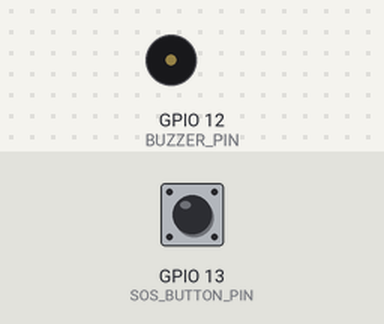
This sketch was run on a simulated ESP32. Shown: buzzer (waves = sounding, pin HIGH). The test bench sets the inputs (shaded band); at power-on: GPIO 13 (SOS_BUTTON_PIN) HIGH. WiFi joins after 1.5 s; servers stay silent unless stated; uploads are accepted with an empty reply; what the sketch prints to the serial monitor is not drawn.

Above: at 2.7 s.
2.8 s: GPIO 13 (SOS_BUTTON_PIN) pulled LOW for 0.15 s
At 2.9 s:
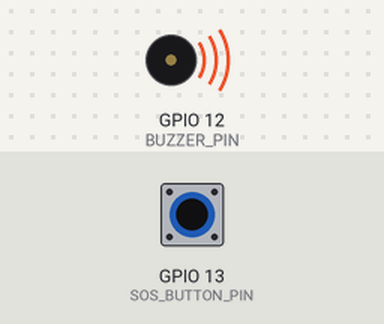
Timing chart, 0 to 6.1 s (numbered marks = the images above; inputs shaded):
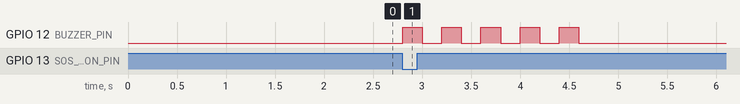

The sketch:

Node_A_Boat.ino
```cpp
#include <WiFi.h>
#include <HTTPClient.h>

// =====================================================
// WAVEGUARD NODE A - BOAT UNIT
// ESP32 + WiFi + Dummy GPS + HC-12 + Buzzer + SOS
// =====================================================

// ================= WIFI =================
const char* WIFI_SSID = "Your_Phone_Hotspot_Name";
const char* WIFI_PASSWORD = "Your_Hotspot_Password";

// Laptop running WaveGuard backend
const char* SERVER_IP = "10.184.229.212";
const int SERVER_PORT = 3001;

// ================= API =================
String HARDWARE_UPDATE_URL =
  "http://" + String(SERVER_IP) +
  ":" + String(SERVER_PORT) +
  "/api/hardware-update";

String HARDWARE_STATUS_URL =
  "http://" + String(SERVER_IP) +
  ":" + String(SERVER_PORT) +
  "/api/hardware-status";

// ================= PINS =================
// HC-12
#define HC12_RX 4
#define HC12_TX 5

// Buzzer
#define BUZZER_PIN 12

// SOS button
#define SOS_BUTTON_PIN 13

// ================= HC-12 =================
HardwareSerial HC12(1);

// ================= BOAT =================
const char* BOAT_ID = "BOAT_A";

// =====================================================
// DUMMY GPS ROUTE
// =====================================================
struct Location {
  double lat;
  double lng;
  double speed;
};

// Demo coordinates
Location route[] = {
  {10.160000, 79.860000, 8.0},
  {10.157000, 79.857000, 9.2},
  {10.154500, 79.854500, 10.5},
  {10.152310, 79.851230, 12.4},
  {10.151500, 79.850500, 11.8},
  {10.150800, 79.850100, 10.2},
  {10.150300, 79.850000, 8.5}
};

int routeIndex = 0;
const int ROUTE_SIZE = sizeof(route) / sizeof(route[0]);

// =====================================================
// TIMERS
// =====================================================
unsigned long lastUpdate = 0;
unsigned long lastStatusCheck = 0;

const unsigned long UPDATE_INTERVAL = 3000;
const unsigned long STATUS_INTERVAL = 2000;

// =====================================================
// SOS
// =====================================================
bool lastSOSState = HIGH;

// =====================================================
// DECLARATIONS
// =====================================================
void connectWiFi();
void checkPhysicalSOS();
void sendHardwareUpdate();
void checkHardwareStatus();
void sendSOS(double lat, double lng);
void activateBuzzer();

// =====================================================
// SETUP
// =====================================================
void setup() {
  Serial.begin(115200);

  // HC-12
  HC12.begin(9600, SERIAL_8N1, HC12_RX, HC12_TX);

  // Buzzer
  pinMode(BUZZER_PIN, OUTPUT);
  digitalWrite(BUZZER_PIN, LOW);

  // SOS
  pinMode(SOS_BUTTON_PIN, INPUT_PULLUP);

  Serial.println();
  Serial.println("=================================");
  Serial.println("       WAVEGUARD NODE A");
  Serial.println("=================================");

  // Connect WiFi
  connectWiFi();
}

// =====================================================
// LOOP
// =====================================================
void loop() {
  // Keep WiFi alive
  if (WiFi.status() != WL_CONNECTED) {
    connectWiFi();
  }

  // Physical SOS
  checkPhysicalSOS();

  // Send GPS position
  if (millis() - lastUpdate >= UPDATE_INTERVAL) {
    lastUpdate = millis();
    sendHardwareUpdate();
  }

  // Check Web App SOS
  if (millis() - lastStatusCheck >= STATUS_INTERVAL) {
    lastStatusCheck = millis();
    checkHardwareStatus();
  }
}

// =====================================================
// WIFI
// =====================================================
void connectWiFi() {
  Serial.println();
  Serial.print("Connecting to WiFi: ");
  Serial.println(WIFI_SSID);

  WiFi.begin(WIFI_SSID, WIFI_PASSWORD);

  int attempts = 0;
  while (WiFi.status() != WL_CONNECTED && attempts < 30) {
    delay(500);
    Serial.print(".");
    attempts++;
  }

  Serial.println();

  if (WiFi.status() == WL_CONNECTED) {
    Serial.println("WiFi CONNECTED!");
    Serial.print("ESP32 IP: ");
    Serial.println(WiFi.localIP());
  } else {
    Serial.println("WiFi connection FAILED");
  }
}

// =====================================================
// SEND BOAT LOCATION TO WEB APP
// =====================================================
void sendHardwareUpdate() {
  if (WiFi.status() != WL_CONNECTED) {
    return;
  }

  double lat = route[routeIndex].lat;
  double lng = route[routeIndex].lng;
  double speed = route[routeIndex].speed;

  HTTPClient http;
  http.begin(HARDWARE_UPDATE_URL);
  http.addHeader("Content-Type", "application/json");

  String json = "{";
  json += "\"node\":\"";
  json += BOAT_ID;
  json += "\",";
  json += "\"lat\":";
  json += String(lat, 6);
  json += ",";
  json += "\"lng\":";
  json += String(lng, 6);
  json += ",";
  json += "\"speed\":";
  json += String(speed, 1);
  json += ",";
  json += "\"sos\":false";
  json += "}";

  Serial.println();
  Serial.println("[WEB APP TX]");
  Serial.println(json);

  int responseCode = http.POST(json);

  Serial.print("HTTP Response: ");
  Serial.println(responseCode);

  if (responseCode > 0) {
    String response = http.getString();
    Serial.print("Server Response: ");
    Serial.println(response);
  } else {
    Serial.print("HTTP Error: ");
    Serial.println(http.errorToString(responseCode));
  }

  http.end();

  // Move demo location
  routeIndex++;
  if (routeIndex >= ROUTE_SIZE) {
    routeIndex = 0;
    Serial.println("Demo route restarted.");
  }
}

// =====================================================
// CHECK WEB APP SOS
// =====================================================
void checkHardwareStatus() {
  if (WiFi.status() != WL_CONNECTED) {
    return;
  }

  HTTPClient http;
  http.begin(HARDWARE_STATUS_URL);

  int responseCode = http.GET();

  if (responseCode > 0) {
    String response = http.getString();

    Serial.print("[SERVER STATUS] ");
    Serial.println(response);

    // Simple JSON check
    if (response.indexOf("\"sos\":true") >= 0) {
      Serial.println();
      Serial.println("🚨 WEB APP SOS RECEIVED!");

      activateBuzzer();

      // Send through HC-12
      String message = "$ALERT,";
      message += BOAT_ID;
      message += ",";
      message += String(route[routeIndex].lat, 6);
      message += ",";
      message += String(route[routeIndex].lng, 6);
      message += ",1,WEB_APP_SOS#";

      HC12.println(message);

      Serial.print("[HC-12 TX] ");
      Serial.println(message);
    }
  } else {
    Serial.print("Status HTTP Error: ");
    Serial.println(responseCode);
  }

  http.end();
}

// =====================================================
// PHYSICAL SOS
// =====================================================
void checkPhysicalSOS() {
  bool currentState = digitalRead(SOS_BUTTON_PIN);

  // LOW = button pressed
  if (currentState == LOW && lastSOSState == HIGH) {
    Serial.println();
    Serial.println("🚨 PHYSICAL SOS PRESSED!");

    activateBuzzer();

    // Current dummy location
    double lat = route[routeIndex].lat;
    double lng = route[routeIndex].lng;

    // Send to backend
    sendSOS(lat, lng);

    // Send through HC-12
    String message = "$SOS,";
    message += BOAT_ID;
    message += ",";
    message += String(lat, 6);
    message += ",";
    message += String(lng, 6);
    message += "#";

    HC12.println(message);

    Serial.print("[HC-12 SOS] ");
    Serial.println(message);

    delay(500);
  }

  lastSOSState = currentState;
}

// =====================================================
// SEND SOS TO WEB APP
// =====================================================
void sendSOS(double lat, double lng) {
  if (WiFi.status() != WL_CONNECTED) {
    Serial.println("WiFi unavailable - SOS not sent to server");
    return;
  }

  HTTPClient http;
  String url = "http://" + String(SERVER_IP) + ":" + String(SERVER_PORT) + "/api/hardware-update";

  http.begin(url);
  http.addHeader("Content-Type", "application/json");

  String json = "{";
  json += "\"node\":\"";
  json += BOAT_ID;
  json += "\",";
  json += "\"lat\":";
  json += String(lat, 6);
  json += ",";
  json += "\"lng\":";
  json += String(lng, 6);
  json += ",";
  json += "\"speed\":0,";
  json += "\"sos\":true";
  json += "}";

  Serial.print("[SOS → WEB APP] ");
  Serial.println(json);

  int code = http.POST(json);

  Serial.print("SOS HTTP Response: ");
  Serial.println(code);

  if (code > 0) {
    Serial.println(http.getString());
  }

  http.end();
}

// =====================================================
// BUZZER
// =====================================================
void activateBuzzer() {
  for (int i = 0; i < 5; i++) {
    digitalWrite(BUZZER_PIN, HIGH);
    delay(200);
    digitalWrite(BUZZER_PIN, LOW);
    delay(200);
  }
}
```

Measured:
- after the input at 2.8 s, GPIO 12 (BUZZER_PIN): alternates HIGH for 0.20 s and LOW for 0.20 s, 10 changes in all, then stays LOW, starting at once
